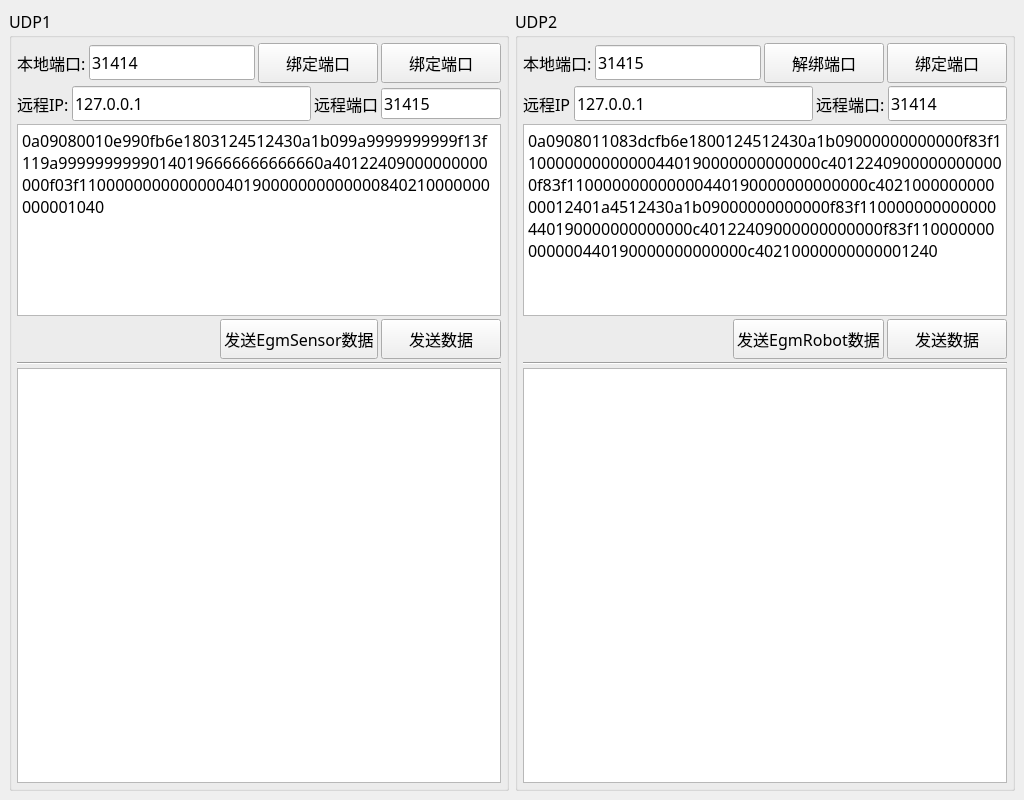
<?xml version="1.0" encoding="UTF-8"?>
<ui version="4.0">
 <class>EgmProtobufWin</class>
 <widget class="QMainWindow" name="EgmProtobufWin">
  <property name="geometry">
   <rect>
    <x>0</x>
    <y>0</y>
    <width>1024</width>
    <height>800</height>
   </rect>
  </property>
  <property name="windowTitle">
   <string>EgmProtobufWin</string>
  </property>
  <widget class="QWidget" name="centralwidget">
   <layout class="QHBoxLayout" name="horizontalLayout">
    <item>
     <widget class="QGroupBox" name="groupBox">
      <property name="font">
       <font>
        <family>黑体</family>
        <pointsize>12</pointsize>
       </font>
      </property>
      <property name="title">
       <string>UDP1</string>
      </property>
      <layout class="QVBoxLayout" name="verticalLayout_2" stretch="0,0,0,0,0,1">
       <property name="spacing">
        <number>3</number>
       </property>
       <property name="leftMargin">
        <number>5</number>
       </property>
       <property name="topMargin">
        <number>5</number>
       </property>
       <property name="rightMargin">
        <number>5</number>
       </property>
       <property name="bottomMargin">
        <number>5</number>
       </property>
       <item>
        <layout class="QHBoxLayout" name="horizontalLayout_7">
         <item>
          <widget class="QLabel" name="label">
           <property name="text">
            <string>本地端口:</string>
           </property>
          </widget>
         </item>
         <item>
          <widget class="QLineEdit" name="leUdpPort1">
           <property name="minimumSize">
            <size>
             <width>0</width>
             <height>35</height>
            </size>
           </property>
           <property name="text">
            <string>31414</string>
           </property>
          </widget>
         </item>
         <item>
          <widget class="QPushButton" name="btnUdpUnbind1">
           <property name="minimumSize">
            <size>
             <width>120</width>
             <height>40</height>
            </size>
           </property>
           <property name="text">
            <string>绑定端口</string>
           </property>
          </widget>
         </item>
         <item>
          <widget class="QPushButton" name="btnUdpBind1">
           <property name="minimumSize">
            <size>
             <width>120</width>
             <height>40</height>
            </size>
           </property>
           <property name="text">
            <string>绑定端口</string>
           </property>
          </widget>
         </item>
        </layout>
       </item>
       <item>
        <layout class="QHBoxLayout" name="horizontalLayout_8" stretch="0,2,0,1">
         <item>
          <widget class="QLabel" name="label_2">
           <property name="text">
            <string>远程IP:</string>
           </property>
          </widget>
         </item>
         <item>
          <widget class="QLineEdit" name="leRemoteIP1">
           <property name="minimumSize">
            <size>
             <width>0</width>
             <height>35</height>
            </size>
           </property>
           <property name="text">
            <string>127.0.0.1</string>
           </property>
          </widget>
         </item>
         <item>
          <widget class="QLabel" name="label_3">
           <property name="text">
            <string>远程端口</string>
           </property>
          </widget>
         </item>
         <item>
          <widget class="QLineEdit" name="leRemotePort1">
           <property name="text">
            <string>31415</string>
           </property>
          </widget>
         </item>
        </layout>
       </item>
       <item>
        <widget class="QPlainTextEdit" name="UdpSendData1">
         <property name="readOnly">
          <bool>true</bool>
         </property>
         <property name="plainText">
          <string>0a09080010e990fb6e1803124512430a1b099a9999999999f13f119a99999999990140196666666666660a40122409000000000000f03f110000000000000040190000000000000840210000000000001040</string>
         </property>
         <property name="placeholderText">
          <string>发送数据(HEX):</string>
         </property>
        </widget>
       </item>
       <item>
        <layout class="QHBoxLayout" name="horizontalLayout_2">
         <item>
          <spacer name="horizontalSpacer">
           <property name="orientation">
            <enum>Qt::Orientation::Horizontal</enum>
           </property>
           <property name="sizeHint" stdset="0">
            <size>
             <width>40</width>
             <height>20</height>
            </size>
           </property>
          </spacer>
         </item>
         <item>
          <widget class="QPushButton" name="btnSendUdp1EgmData">
           <property name="minimumSize">
            <size>
             <width>120</width>
             <height>40</height>
            </size>
           </property>
           <property name="text">
            <string>发送EgmSensor数据</string>
           </property>
          </widget>
         </item>
         <item>
          <widget class="QPushButton" name="btnSendUdp1">
           <property name="minimumSize">
            <size>
             <width>120</width>
             <height>40</height>
            </size>
           </property>
           <property name="text">
            <string>发送数据</string>
           </property>
          </widget>
         </item>
        </layout>
       </item>
       <item>
        <widget class="Line" name="line">
         <property name="orientation">
          <enum>Qt::Orientation::Horizontal</enum>
         </property>
        </widget>
       </item>
       <item>
        <widget class="QPlainTextEdit" name="UdpLog1">
         <property name="readOnly">
          <bool>true</bool>
         </property>
        </widget>
       </item>
      </layout>
     </widget>
    </item>
    <item>
     <widget class="QGroupBox" name="groupBox_2">
      <property name="font">
       <font>
        <family>黑体</family>
        <pointsize>12</pointsize>
       </font>
      </property>
      <property name="title">
       <string>UDP2</string>
      </property>
      <layout class="QVBoxLayout" name="verticalLayout" stretch="0,0,0,0,0,1">
       <property name="spacing">
        <number>3</number>
       </property>
       <property name="leftMargin">
        <number>5</number>
       </property>
       <property name="topMargin">
        <number>5</number>
       </property>
       <property name="rightMargin">
        <number>5</number>
       </property>
       <property name="bottomMargin">
        <number>5</number>
       </property>
       <item>
        <layout class="QHBoxLayout" name="horizontalLayout_4">
         <item>
          <widget class="QLabel" name="label_9">
           <property name="text">
            <string>本地端口:</string>
           </property>
          </widget>
         </item>
         <item>
          <widget class="QLineEdit" name="leUdpPort2">
           <property name="minimumSize">
            <size>
             <width>0</width>
             <height>35</height>
            </size>
           </property>
           <property name="text">
            <string>31415</string>
           </property>
          </widget>
         </item>
         <item>
          <widget class="QPushButton" name="btnUdpUnbind2">
           <property name="minimumSize">
            <size>
             <width>120</width>
             <height>40</height>
            </size>
           </property>
           <property name="text">
            <string>解绑端口</string>
           </property>
          </widget>
         </item>
         <item>
          <widget class="QPushButton" name="btnUdpBind2">
           <property name="minimumSize">
            <size>
             <width>120</width>
             <height>40</height>
            </size>
           </property>
           <property name="text">
            <string>绑定端口</string>
           </property>
          </widget>
         </item>
        </layout>
       </item>
       <item>
        <layout class="QHBoxLayout" name="horizontalLayout_5" stretch="0,2,0,1">
         <item>
          <widget class="QLabel" name="label_7">
           <property name="text">
            <string>远程IP</string>
           </property>
          </widget>
         </item>
         <item>
          <widget class="QLineEdit" name="leRemoteIP2">
           <property name="minimumSize">
            <size>
             <width>0</width>
             <height>35</height>
            </size>
           </property>
           <property name="text">
            <string>127.0.0.1</string>
           </property>
          </widget>
         </item>
         <item>
          <widget class="QLabel" name="label_8">
           <property name="text">
            <string>远程端口:</string>
           </property>
          </widget>
         </item>
         <item>
          <widget class="QLineEdit" name="leRemotePort2">
           <property name="minimumSize">
            <size>
             <width>0</width>
             <height>35</height>
            </size>
           </property>
           <property name="text">
            <string>31414</string>
           </property>
          </widget>
         </item>
        </layout>
       </item>
       <item>
        <widget class="QPlainTextEdit" name="UdpSendData2">
         <property name="readOnly">
          <bool>true</bool>
         </property>
         <property name="plainText">
          <string>0a0908011083dcfb6e1800124512430a1b09000000000000f83f110000000000000440190000000000000c40122409000000000000f83f110000000000000440190000000000000c402100000000000012401a4512430a1b09000000000000f83f110000000000000440190000000000000c40122409000000000000f83f110000000000000440190000000000000c40210000000000001240</string>
         </property>
         <property name="placeholderText">
          <string>发送数据(HEX):</string>
         </property>
        </widget>
       </item>
       <item>
        <layout class="QHBoxLayout" name="horizontalLayout_3">
         <item>
          <spacer name="horizontalSpacer_2">
           <property name="orientation">
            <enum>Qt::Orientation::Horizontal</enum>
           </property>
           <property name="sizeHint" stdset="0">
            <size>
             <width>40</width>
             <height>20</height>
            </size>
           </property>
          </spacer>
         </item>
         <item>
          <widget class="QPushButton" name="btnSendUdp2EgmData">
           <property name="minimumSize">
            <size>
             <width>120</width>
             <height>40</height>
            </size>
           </property>
           <property name="text">
            <string>发送EgmRobot数据</string>
           </property>
          </widget>
         </item>
         <item>
          <widget class="QPushButton" name="btnSendUdp2">
           <property name="minimumSize">
            <size>
             <width>120</width>
             <height>40</height>
            </size>
           </property>
           <property name="text">
            <string>发送数据</string>
           </property>
          </widget>
         </item>
        </layout>
       </item>
       <item>
        <widget class="Line" name="line_3">
         <property name="orientation">
          <enum>Qt::Orientation::Horizontal</enum>
         </property>
        </widget>
       </item>
       <item>
        <widget class="QPlainTextEdit" name="UdpLog2">
         <property name="readOnly">
          <bool>true</bool>
         </property>
        </widget>
       </item>
      </layout>
     </widget>
    </item>
   </layout>
  </widget>
 </widget>
 <resources/>
 <connections/>
</ui>
